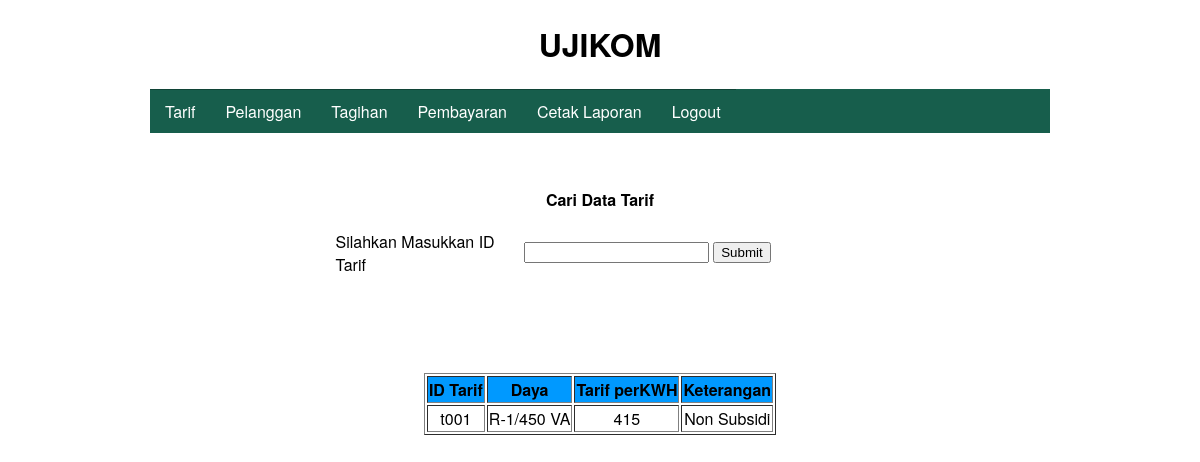
Page /c_tarif.php?cari=t001 on the committed database.
### tables this page shows
CREATE TABLE `tarif` (
  `id_tarif` varchar(50) NOT NULL,
  `daya` varchar(50) NOT NULL,
  `tarif_perkwh` double NOT NULL,
  `ket` varchar(50) NOT NULL
);

### c_tarif.php (the view, shortened to what this page needs)
<?php require_once('Connections/koneksi.php'); ?>
<?php
$maxRows_tarif = 10;
$pageNum_tarif = 0;
$startRow_tarif = $pageNum_tarif * $maxRows_tarif;
$colname_tarif = "-1";
if (isset($_GET['cari'])) {
  $colname_tarif = (get_magic_quotes_gpc()) ? $_GET['cari'] : addslashes($_GET['cari']);
}
$query_tarif = sprintf("SELECT * FROM tarif WHERE id_tarif = '%s' ORDER BY id_tarif ASC", $colname_tarif);
$query_limit_tarif = sprintf("%s LIMIT %d, %d", $query_tarif, $startRow_tarif, $maxRows_tarif);
$tarif = mysql_query($query_limit_tarif, $koneksi) or die(mysql_error());
$row_tarif = mysql_fetch_assoc($tarif);
if (isset($_GET['totalRows_tarif'])) {
  $totalRows_tarif = $_GET['totalRows_tarif'];
} else {
  $all_tarif = mysql_query($query_tarif);
  $totalRows_tarif = mysql_num_rows($all_tarif);
}
?><!DOCTYPE html PUBLIC "-//W3C//DTD XHTML 1.0 Transitional//EN" "http://www.w3.org/TR/xhtml1/DTD/xhtml1-transitional.dtd">
<html xmlns="http://www.w3.org/1999/xhtml">
<head>
<link rel="stylesheet" type="text/css" href="style.css">
</head>
<body>
<center>
	<h1>UJIKOM</h1>
</center>
<div class="container">
<ul class="nav">
	<li  class="test">
		<a href="#">Tarif</a>
	</li>
	<li  class="test">
		<a href="#">Pelanggan</a>
	</li>
	<li  class="test">
		<a href="#">Tagihan</a>
	</li>
	<li  class="test">
		<a href="#">Pembayaran</a>
	</li>
<li  class="test">
		<a href="#">Cetak Laporan </a>
	</li>
	<li  class="test">
		<a href="logout.php">Logout</a>
	</li>
</ul>
</div>
<p>&nbsp;</p>
<p align="center"><strong>Cari Data Tarif </strong></p>
<form id="form1" name="form1" method="get" action="">
  <div align="center">
    <table width="535" border="0" align="center">
      <tr>
        <td width="201">Silahkan Masukkan ID Tarif </td>
        <td width="155"><label>
          <input name="cari" type="text" id="cari" />
        </label></td>
        <td width="165"><label>
          <input type="submit" name="Submit" value="Submit" />
        </label></td>
      </tr>
    </table>
  </div>
</form>
<p align="center">&nbsp;</p>
<p align="center">&nbsp;</p>
<?php if ($totalRows_tarif > 0) {  ?>
  <table border="1" align="center">
    <tr>
      <td bgcolor="#0099FF"><div align="center"><strong>ID Tarif </strong></div></td>
      <td bgcolor="#0099FF"><div align="center"><strong>Daya</strong></div></td>
      <td bgcolor="#0099FF"><div align="center"><strong>Tarif perKWH </strong></div></td>
      <td bgcolor="#0099FF"><div align="center"><strong>Keterangan</strong></div></td>
    </tr>
    <?php do { ?>
      <tr>
        <td><div align="center"><?php echo $row_tarif['id_tarif']; ?></div></td>
        <td><div align="center"><?php echo $row_tarif['daya']; ?></div></td>
        <td><div align="center"><?php echo $row_tarif['tarif_perkwh']; ?></div></td>
        <td><div align="center"><?php echo $row_tarif['ket']; ?></div></td>
      </tr>
      <?php } while ($row_tarif = mysql_fetch_assoc($tarif)); ?>
  </table>
  <?php }  ?><div align="center"> <br />
</div>
</body>
</html>

### style.css (style rules this page uses)
body, nav, ul, li, a { margin: 0; padding: 0; }
body { font-family: "Helvetica Neue", Helvetica, Arial, sans-serif; }
a { text-decoration: none; }
.container { width: 90%; max-width: 900px; margin: 10px auto; }
.nav { list-style: none; *zoom: 1; background:#175e4c; }
.nav:before, .nav:after { content: " "; display: table; }
.nav:after { clear: both; }
.nav a { padding: 10px 15px; color:#fff; }
.nav li { position: relative; }
.nav > li { float: left; border-top: 1px solid #104336; }
.nav > li > .parent { background-image: url("images/downArrow.png"); background-repeat: no-repeat; background-position: right; }
.nav > li > a { display: block; }

### rows in the picture
tarif: id_tarif "t001", daya "R-1/450 VA", tarif_perkwh "415", ket "Non Subsidi"
